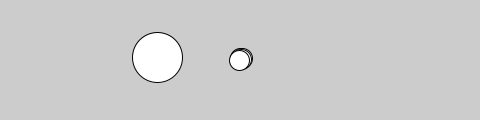
Frame 1 (no input)
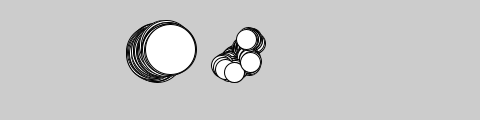
Frame 60 (the mouse pressed at the canvas centre just before this capture)
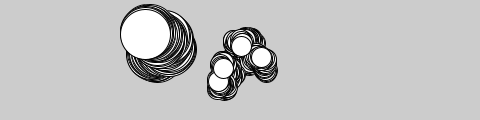
Frame 120 (the mouse held since frame 60 and released just before this capture)

The Processing sketch that drew these frames (run headless with seeded random() and noise(); from frame 60 on, the mouse is pressed at the canvas centre):

// Processing sketch: JitterBug_OOP
// ── JitterBug_OOP.pde
JitterBug bug;  // Declare object
JitterBug bug2;
JitterBug bug3; 
JitterBug bug4;
JitterBug jit;

void setup() {
  size(480, 120);
  // Create object and pass in parameters
  bug = new JitterBug(width/2, height/2, 20);
  bug2 = new JitterBug(width/2, height/2, 20);
  bug3 = new JitterBug(width/2, height/2, 20);
  bug4 = new JitterBug(width/2, height/2, 20);
  jit = new JitterBug(width * 0.33, height/2, 50);
}

void draw() {
  bug.move();
  bug.display();
  bug2.move();
  bug2.display();
  bug3.move();
  bug3.display();
  bug4.move();
  bug4.display();
  jit.move();
  jit.display();
}

class JitterBug {

  float x;
  float y;
  int diameter;
  float speed = 2.5;

  JitterBug(float tempX, float tempY, int tempDiameter) {
    x = tempX;
    y = tempY;
    diameter = tempDiameter;
  }

  void move() {
    x += random(-speed, speed);
    y += random(-speed, speed);
  }

  void display() {
    ellipse(x, y, diameter, diameter);
  }
  
  void setColour() {
    //codetosetcolour
  }
  
  void setSize() {
    // code to set size
  }

}
